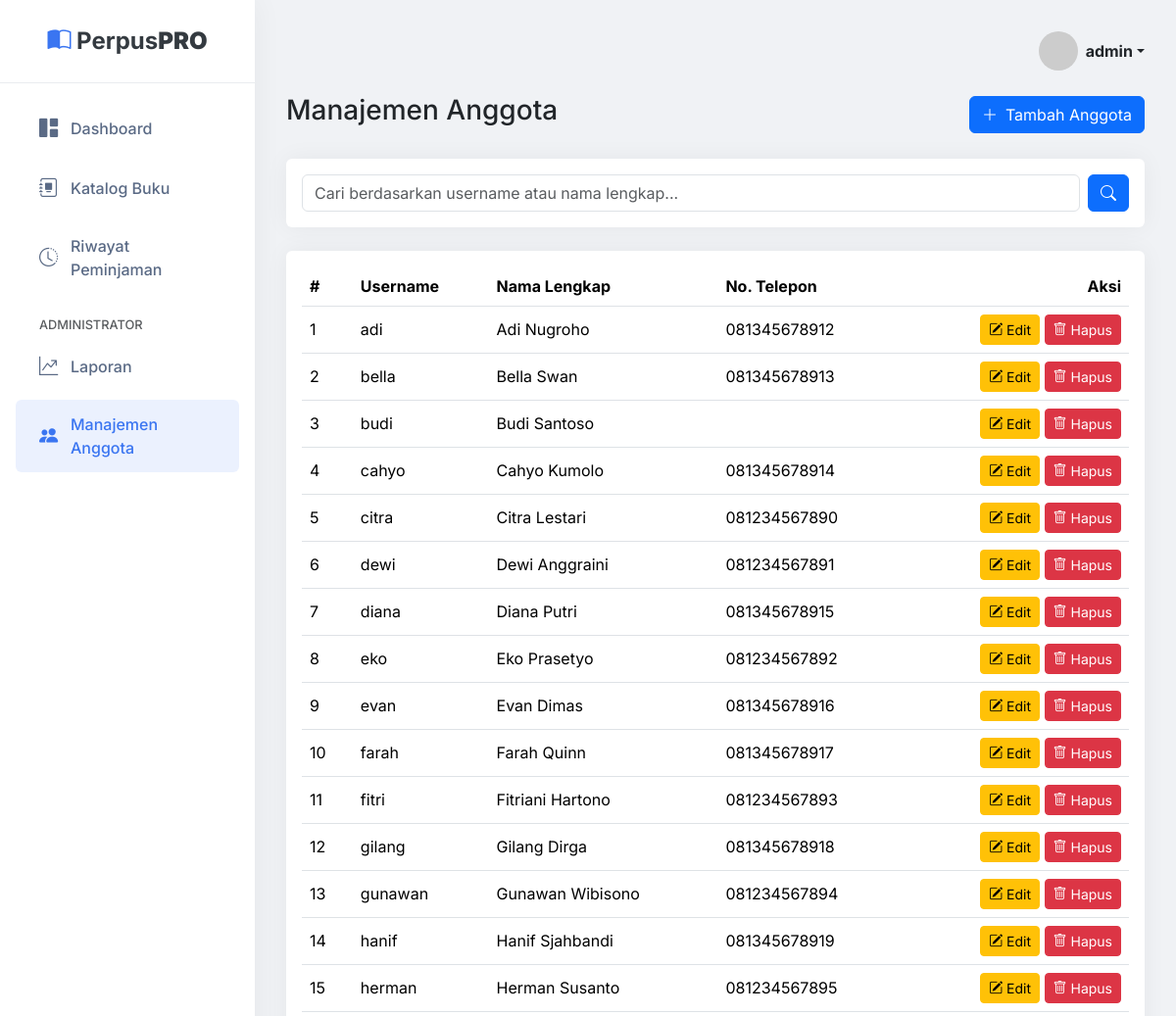
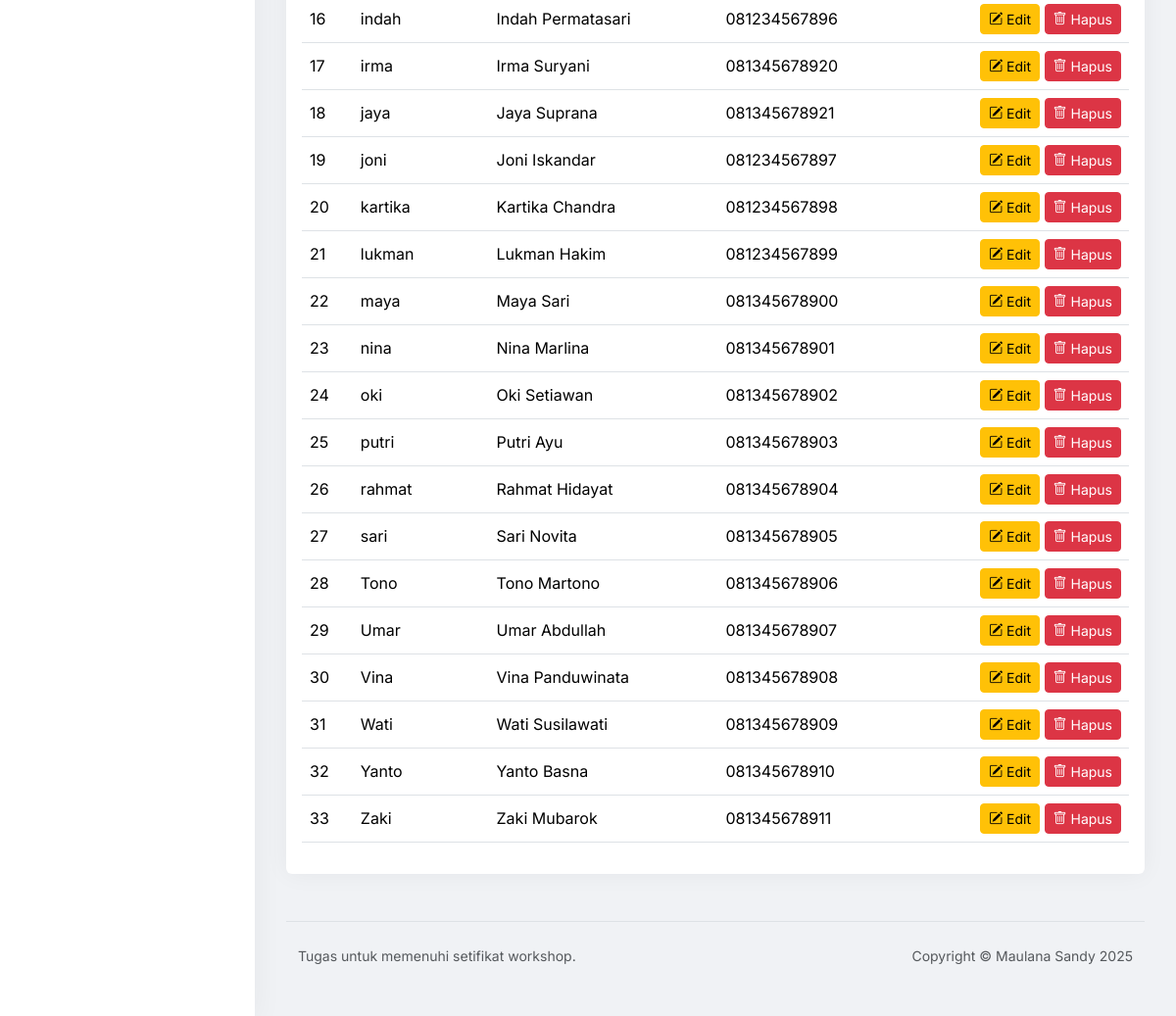
Screenshot of /anggota/index.php (signed in) with the database file from the repository (2 pictures, top to bottom).
### tables this page shows
CREATE TABLE `users` (
  `id` int(11) NOT NULL,
  `username` varchar(100) NOT NULL,
  `password` varchar(255) NOT NULL,
  `nama_lengkap` varchar(255) DEFAULT NULL,
  `alamat` text DEFAULT NULL,
  `no_telepon` varchar(20) DEFAULT NULL,
  `role` enum('admin','anggota') NOT NULL DEFAULT 'anggota',
  `created_at` timestamp NOT NULL DEFAULT current_timestamp()
);

### config/database.php (called while the page is built, shortened)
<?php
$main_url = 'http://localhost/perpustakaan/';
?>

### anggota/index.php (the view, shortened to what this page needs)
<?php
require_once '../templates/header.php';
$search_query = isset($_GET['q']) ? mysqli_real_escape_string($koneksi, $_GET['q']) : '';
$sql = "SELECT id, username, nama_lengkap, alamat, no_telepon FROM users WHERE role = 'anggota'";
$sql .= " ORDER BY nama_lengkap ASC";
$result = mysqli_query($koneksi, $sql);
?>
<div class="d-flex justify-content-between align-items-center mb-4">
    <h1 class="h3">Manajemen Anggota</h1>
    <a href="<?php echo $main_url; ?>anggota/tambah.php" class="btn btn-primary"><i class="bi bi-plus-lg me-2"></i>Tambah Anggota</a>
</div>
<div class="card mb-4">
    <div class="card-body">
        <form action="" method="get" class="d-flex">
            <input type="text" name="q" class="form-control me-2" placeholder="Cari berdasarkan username atau nama lengkap..." value="<?php echo htmlspecialchars($search_query); ?>">
            <button type="submit" class="btn btn-primary"><i class="bi bi-search"></i></button>
        </form>
    </div>
</div>
<div class="card">
    <div class="card-body">
        <div class="table-responsive">
            <table class="table table-hover align-middle">
                <thead>
                    <tr>
                        <th>#</th>
                        <th>Username</th>
                        <th>Nama Lengkap</th>
                        <th>No. Telepon</th>
                        <th class="text-end">Aksi</th>
                    </tr>
                </thead>
                <tbody>
                    <?php if (mysqli_num_rows($result) > 0): $no = 1; ?>
                        <?php while($anggota = mysqli_fetch_assoc($result)): ?>
                        <tr>
                            <td><?php echo $no++; ?></td>
                            <td><?php echo htmlspecialchars($anggota['username']); ?></td>
                            <td><?php echo htmlspecialchars($anggota['nama_lengkap']); ?></td>
                            <td><?php echo htmlspecialchars($anggota['no_telepon']); ?></td>
                            <td class="text-end">
                                <a href="<?php echo $main_url; ?>anggota/edit.php?id=<?php echo $anggota['id']; ?>" class="btn btn-warning btn-sm"><i class="bi bi-pencil-square"></i> Edit</a>
                                <a href="<?php echo $main_url; ?>anggota/hapus.php?id=<?php echo $anggota['id']; ?>" class="btn btn-danger btn-sm" onclick="return confirm('Anda yakin ingin menghapus anggota ini? Peminjaman yang terkait juga akan terhapus.')"><i class="bi bi-trash"></i> Hapus</a>
                            </td>
                        </tr>
                        <?php endwhile; ?>
                    <?php else: ?>
                        <tr><td colspan="5" class="text-center py-4">Tidak ada data anggota.</td></tr>
                    <?php endif; ?>
                </tbody>
            </table>
        </div>
    </div>
</div>
<?php require_once '../templates/footer.php'; ?>

### templates/header.php (style rules this page uses)
:root { --bs-primary-rgb: 58, 117, 241; --bs-body-font-family: 'Inter', sans-serif; }
body { background-color: #f0f2f5; }
.card { border: none; box-shadow: 0 0 25px rgba(0,0,0,0.05); }

### rows the page displays
users: username "adi", nama_lengkap "Adi Nugroho", no_telepon "081345678912"
users: username "bella", nama_lengkap "Bella Swan", no_telepon "081345678913"
users: username "budi", nama_lengkap "Budi Santoso"
users: username "cahyo", nama_lengkap "Cahyo Kumolo", no_telepon "081345678914"
users: username "citra", nama_lengkap "Citra Lestari", no_telepon "081234567890"
users: username "dewi", nama_lengkap "Dewi Anggraini", no_telepon "081234567891"
users: username "diana", nama_lengkap "Diana Putri", no_telepon "081345678915"
users: username "eko", nama_lengkap "Eko Prasetyo", no_telepon "081234567892"
users: username "evan", nama_lengkap "Evan Dimas", no_telepon "081345678916"
users: username "farah", nama_lengkap "Farah Quinn", no_telepon "081345678917"
users: username "fitri", nama_lengkap "Fitriani Hartono", no_telepon "081234567893"
users: username "gilang", nama_lengkap "Gilang Dirga", no_telepon "081345678918"
users: username "gunawan", nama_lengkap "Gunawan Wibisono", no_telepon "081234567894"
users: username "hanif", nama_lengkap "Hanif Sjahbandi", no_telepon "081345678919"
users: username "herman", nama_lengkap "Herman Susanto", no_telepon "081234567895"
users: username "indah", nama_lengkap "Indah Permatasari", no_telepon "081234567896"
users: username "irma", nama_lengkap "Irma Suryani", no_telepon "081345678920"
users: username "jaya", nama_lengkap "Jaya Suprana", no_telepon "081345678921"
users: username "joni", nama_lengkap "Joni Iskandar", no_telepon "081234567897"
users: username "kartika", nama_lengkap "Kartika Chandra", no_telepon "081234567898"
users: username "lukman", nama_lengkap "Lukman Hakim", no_telepon "081234567899"
users: username "maya", nama_lengkap "Maya Sari", no_telepon "081345678900"
users: username "nina", nama_lengkap "Nina Marlina", no_telepon "081345678901"
users: username "oki", nama_lengkap "Oki Setiawan", no_telepon "081345678902"
users: username "putri", nama_lengkap "Putri Ayu", no_telepon "081345678903"
users: username "rahmat", nama_lengkap "Rahmat Hidayat", no_telepon "081345678904"
users: username "sari", nama_lengkap "Sari Novita", no_telepon "081345678905"
users: username "Tono", nama_lengkap "Tono Martono", no_telepon "081345678906"
users: username "Umar", nama_lengkap "Umar Abdullah", no_telepon "081345678907"
users: username "Vina", nama_lengkap "Vina Panduwinata", no_telepon "081345678908"
users: username "Wati", nama_lengkap "Wati Susilawati", no_telepon "081345678909"
users: username "Yanto", nama_lengkap "Yanto Basna", no_telepon "081345678910"
users: username "Zaki", nama_lengkap "Zaki Mubarok", no_telepon "081345678911"

### other values shown
$username "admin"
